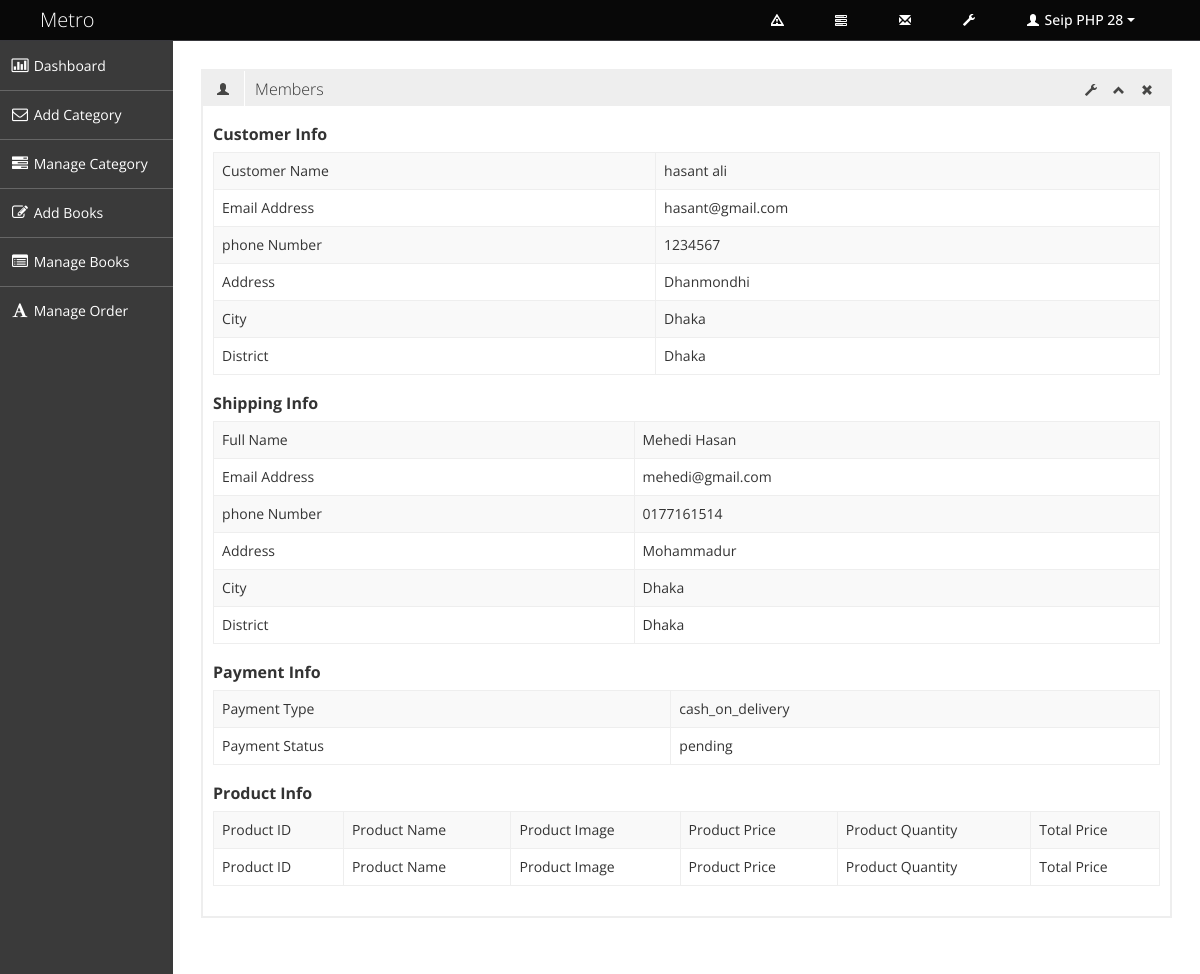
Page /admin/view_order.php?id=1 (signed in) on the committed database.
### tables this page shows
CREATE TABLE `tbl_order` (
  `order_id` int(11) NOT NULL,
  `customer_id` int(11) NOT NULL,
  `shipping_id` int(11) NOT NULL,
  `order_total` float(10,2) NOT NULL,
  `order_status` varchar(25) NOT NULL DEFAULT 'pending',
  `order_date` timestamp NOT NULL DEFAULT CURRENT_TIMESTAMP
);

CREATE TABLE `tbl_customer` (
  `customer_id` int(11) NOT NULL,
  `first_name` varchar(100) NOT NULL,
  `last_name` varchar(100) NOT NULL,
  `email_address` varchar(256) NOT NULL,
  `password` varchar(32) NOT NULL,
  `phone_number` varchar(30) NOT NULL,
  `blood_group` varchar(10) NOT NULL,
  `address` text NOT NULL,
  `city` varchar(100) NOT NULL,
  `district` varchar(50) NOT NULL,
  `activation_status` tinyint(1) NOT NULL DEFAULT '0'
);

CREATE TABLE `tbl_shipping` (
  `shipping_id` int(11) NOT NULL,
  `full_name` varchar(100) NOT NULL,
  `email_address` varchar(100) NOT NULL,
  `phone_number` varchar(30) NOT NULL,
  `address` text NOT NULL,
  `city` varchar(50) NOT NULL,
  `district` varchar(50) NOT NULL
);

CREATE TABLE `tbl_payment` (
  `payment_id` int(11) NOT NULL,
  `order_id` int(11) NOT NULL,
  `payment_type` varchar(40) NOT NULL,
  `payment_status` varchar(25) NOT NULL DEFAULT 'pending',
  `payment_date` timestamp NOT NULL DEFAULT CURRENT_TIMESTAMP
);

### admin/view_order.php (called while the page is built, shortened)
<?php
include './admin_master.php';

### classes/super_admin.php (called while the page is built, shortened)
<?php
class Super_admin {
    private $db_connect;
    public function __construct() {
        $host_name='localhost';
        $user_name='root';
        $password='';
        $db_name='db_seip_ecommerce28';
        $this->db_connect=  mysqli_connect($host_name, $user_name, $password, $db_name);
    }
    public function select_customer_info_by_order_id($order_id) {
        $sql="SELECT o.order_id, o.customer_id, c.* FROM tbl_order as o, tbl_customer as c WHERE o.customer_id=c.customer_id AND o.order_id='$order_id' ";
        if(mysqli_query($this->db_connect, $sql)) {
            $query_result=mysqli_query($this->db_connect, $sql);
            return $query_result;
        } else {
            die('Query problem'.  mysqli_error( $this->db_connect) );
        }
    }
    public function select_shipping_info_by_order_id($order_id) {
        $sql="SELECT o.order_id, o.shipping_id, s.* FROM tbl_order as o, tbl_shipping as s WHERE o.shipping_id=s.shipping_id AND o.order_id='$order_id' ";
        if(mysqli_query($this->db_connect, $sql)) {
            $query_result=mysqli_query($this->db_connect, $sql);
            return $query_result;
        } else {
            die('Query problem'.  mysqli_error( $this->db_connect) );
        }
    }
    public function select_payment_info_by_order_id($order_id) {
        $sql="SELECT o.order_id,  p.* FROM tbl_order as o, tbl_payment as p WHERE o.order_id=p.order_id AND o.order_id='$order_id' ";
        if(mysqli_query($this->db_connect, $sql)) {
            $query_result=mysqli_query($this->db_connect, $sql);
            return $query_result;
        } else {
            die('Query problem'.  mysqli_error( $this->db_connect) );
        }
    }
}

### admin/pages/view_order_content.php (the view, shortened to what this page needs)
<?php
   $order_id=$_GET['id'];
    $customer_query_result=$ob_sup_admin->select_customer_info_by_order_id($order_id);
    $customer_info=mysqli_fetch_assoc($customer_query_result);
    $shipping_query_result=$ob_sup_admin->select_shipping_info_by_order_id($order_id);
    $shipping_info=mysqli_fetch_assoc($shipping_query_result);
    $payment_query_result=$ob_sup_admin->select_payment_info_by_order_id($order_id);
    $payment_info=mysqli_fetch_assoc($payment_query_result);
?>
<div class="row-fluid sortable">
    <div class="box span12">
        <div class="box-header" data-original-title>
            <h2><i class="halflings-icon user"></i><span class="break"></span>Members</h2>
            <div class="box-icon">
                <a href="#" class="btn-setting"><i class="halflings-icon wrench"></i></a>
                <a href="#" class="btn-minimize"><i class="halflings-icon chevron-up"></i></a>
                <a href="#" class="btn-close"><i class="halflings-icon remove"></i></a>
            </div>
        </div>
        <div class="box-content">
            <table class="table table-striped table-bordered bootstrap-datatable datatable">
                <h2>Customer Info</h2>
                <tr>
                    <td>Customer Name</td>
                    <td><?php echo $customer_info['first_name'].' '.$customer_info['last_name']; ?></td>
                </tr>
                <tr>
                    <td>Email Address</td>
                    <td><?php echo $customer_info['email_address']; ?></td>
                </tr>
                <tr>
                    <td>phone Number</td>
                    <td><?php echo $customer_info['phone_number']; ?></td>
                </tr>
                <tr>
                    <td>Address</td>
                    <td><?php echo $customer_info['address']; ?></td>
                </tr>
                <tr>
                    <td>City</td>
                    <td><?php echo $customer_info['city']; ?></td>
                </tr>
                <tr>
                    <td>District</td>
                    <td><?php echo $customer_info['district']; ?></td>
                </tr>
            </table>
            <table class="table table-striped table-bordered bootstrap-datatable datatable">
                <h2>Shipping Info</h2>
                <tr>
                    <td>Full Name</td>
                    <td><?php echo $shipping_info['full_name']; ?></td>
                </tr>
                <tr>
                    <td>Email Address</td>
                    <td><?php echo $shipping_info['email_address']; ?></td>
                </tr>
                <tr>
                    <td>phone Number</td>
                    <td><?php echo $shipping_info['phone_number']; ?></td>
                </tr>
                <tr>
                    <td>Address</td>
                    <td><?php echo $shipping_info['address']; ?></td>
                </tr>
                <tr>
                    <td>City</td>
                    <td><?php echo $shipping_info['city']; ?></td>
                </tr>
                <tr>
                    <td>District</td>
                    <td><?php echo $shipping_info['district']; ?></td>
                </tr>
            </table>
            <table class="table table-striped table-bordered bootstrap-datatable datatable">
                <h2>Payment Info</h2>
                <tr>
                    <td>Payment Type</td>
                    <td><?php echo $payment_info['payment_type']; ?></td>
                </tr>
                <tr>
                    <td>Payment Status</td>
                    <td><?php echo $payment_info['payment_status']; ?></td>
                </tr>
            </table>
            <table class="table table-striped table-bordered bootstrap-datatable datatable">
                <h2>Product Info</h2>
                <tr>
                    <td>Product ID</td>
                    <td>Product Name</td>
                    <td>Product Image</td>
                    <td>Product Price</td>
                    <td>Product Quantity</td>
                    <td>Total Price</td>
                </tr>
                <tr>
                    <td>Product ID</td>
                    <td>Product Name</td>
                    <td>Product Image</td>
                    <td>Product Price</td>
                    <td>Product Quantity</td>
                    <td>Total Price</td>
                </tr>
            </table>
        </div>
    </div>
</div>

### assets/admin_asset/css/style.css (style rules this page uses)
body { background: #F5F5F5; color: #333; border: none; font-family: 'Open Sans', sans-serif; font-weight: 400; }
h2 { font-size: 16px; line-height: 16px; }
.box { border: 2px solid #eee; background: #fff !important; margin-bottom: 28px; }
.box-header { height: 16px; font-size: 16px; line-height: 16px; padding: 10px; background: #eee; -webkit-box-shadow: none; -moz-box-shadow: none; box-shadow: none; overflow: hidden; }
.box-header h2 { float:left; margin-top: 0px; font-weight: 300; }
.box-header h2 i { margin: 0px 3px 0px 4px; opacity: .8; filter: alpha(opacity=80); -ms-filter:"progid:DXImageTransform.Microsoft.Alpha(Opacity=80)"; }
.box-header .box-icon { float:right; margin-top: 1px; }
.box-header .box-icon i { -webkit-transition: all 0.1s ease-in-out; -moz-transition: all 0.1s ease-in-out; -o-transition: all 0.1s ease-in-out; -ms-transition: all 0.1s ease-in-out; transition: all 0.1s ease-in-out; opacity: .8; filter: alpha(opacity=80); -ms-filter:"progid:DXImageTransform.Microsoft.Alpha(Opacity=80)"; }
.box-header .box-icon a { margin: 0px 5px; }
.box-content { position: relative; z-index: 50; margin-top: -1px; padding: 10px; background: #fff !important; }
.table th, .table td { border-top: 1px solid #eee; }
.table-bordered { border-color: #eee; -webkit-border-radius: 0px !important; -moz-border-radius: 0px !important; border-radius: 0px !important; }
.table-bordered th, .table-bordered td { border-left: 1px solid #eee; }
.table-bordered thead:first-child tr:first-child > th:first-child, .table-bordered tbody:first-child tr:first-child > td:first-child, .table-bordered tbody:first-child tr:first-child > th:first-child { -webkit-border-radius: 0px !important; -moz-border-radius: 0px !important; border-radius: 0px !important; }
.table-bordered thead:first-child tr:first-child > th:last-child, .table-bordered tbody:first-child tr:first-child > td:last-child, .table-bordered tbody:first-child tr:first-child > th:last-child { -webkit-border-radius: 0px !important; -moz-border-radius: 0px !important; border-radius: 0px !important; }
.table-bordered thead:last-child tr:last-child > th:first-child, .table-bordered tbody:last-child tr:last-child > td:first-child, .table-bordered tbody:last-child tr:last-child > th:first-child, .table-bordered tfoot:last-child tr:last-child > td:first-child, .table-bordered tfoot:last-child tr:last-child > th:first-child { -webkit-border-radius: 0px !important; -moz-border-radius: 0px !important; border-radius: 0px !important; }
.table-bordered thead:last-child tr:last-child > th:last-child, .table-bordered tbody:last-child tr:last-child > td:last-child, .table-bordered tbody:last-child tr:last-child > th:last-child, .table-bordered tfoot:last-child tr:last-child > td:last-child, .table-bordered tfoot:last-child tr:last-child > th:last-child { -webkit-border-radius: 0px !important; -moz-border-radius: 0px !important; border-radius: 0px !important; }

### assets/admin_asset/css/halflings.css (style rules this page uses)
html, html .halflings { -webkit-font-smoothing: antialiased !important; }
.halflings-icon { display: inline-block; width: 14px; height: 14px; line-height: 14px; vertical-align: text-top; background-image: url(../img/glyphicons_halflings.svg); background-position: 0 0; background-repeat: no-repeat; vertical-align: top; *display: inline; *zoom: 1; *margin-right: .3em; }
.halflings-icon.user { background-position: -168px 0; }
.halflings-icon.remove { background-position: -312px 0; }
.halflings-icon.chevron-up { background-position: -288px -120px; }
.halflings-icon.wrench { background-position: -360px -144px; }

### rows in the picture
tbl_order: customer.first_name "hasant", customer.last_name "ali", customer.email_address "hasant@gmail.com", customer.phone_number "1234567", customer.address "Dhanmondhi", customer.city "Dhaka", customer.district "Dhaka", shipping.full_name "Mehedi Hasan", shipping.email_address "mehedi@gmail.com", shipping.phone_number "0177161514", shipping.address "Mohammadur", shipping.city "Dhaka", shipping.district "Dhaka"
tbl_payment: payment_type "cash_on_delivery", payment_status "pending"

### other values in the picture
$_SESSION['admin_name'] "Seip PHP 28"
